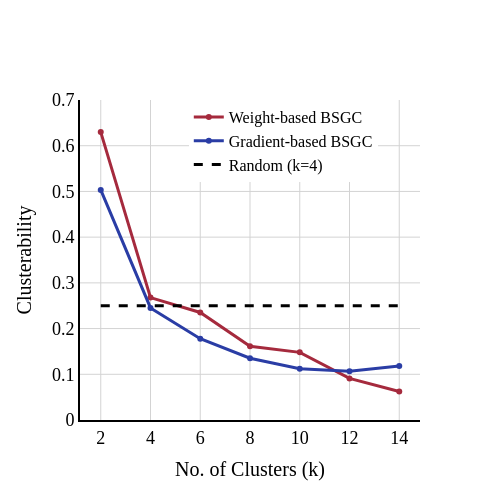

Notebook source saved alongside this figure:
### Code cell
# plot

fig = go.Figure()
fig.add_trace(go.Scatter(x=cluster_sizes, y=clusterability_scores[0], mode='lines+markers', name='Weight-based BSGC', line=dict(color='#A52A3D', width=3)))
fig.add_trace(go.Scatter(x=cluster_sizes, y=clusterability_scores[1], mode='lines+markers', name='Gradient-based BSGC', line=dict(color='#2A3DA5', width=3)))

fig.update_layout({'plot_bgcolor': 'rgba(255, 255, 255, 1)',})
fig.update_layout(
    xaxis=dict(showgrid=True, gridwidth=1, gridcolor='LightGray'),
    yaxis=dict(showgrid=True, gridwidth=1, gridcolor='LightGray'),
)
# show x and y axis ticks
fig.update_xaxes(tickvals=cluster_sizes)
fig.update_yaxes(tickvals=np.arange(0, 1.1, 0.1))
# show zero gridlines
fig.update_xaxes(showline=True, linewidth=1, linecolor='black', mirror=False)
fig.update_yaxes(showline=True, linewidth=1, linecolor='black', mirror=False)
fig.update_xaxes(title_text='No. of Clusters (k)')
fig.update_yaxes(title_text='Clusterability')
fig.update_layout(width=500, height=500, autosize=False)

# y axis from 0 to 1
fig.update_yaxes(range=[0, 0.7])

# everthing latex font (for research paper)
fig.update_layout(font=dict(family='serif', size=20, color='black'))
fig.update_xaxes(title_font=dict(family='serif', size=20, color='black'))
fig.update_yaxes(title_font=dict(family='serif', size=20, color='black'))
fig.update_xaxes(tickfont=dict(family='serif', size=18, color='black'))
fig.update_yaxes(tickfont=dict(family='serif', size=18, color='black'))
fig.update_xaxes(showline=True, linewidth=2, linecolor='black', mirror=False)
fig.update_yaxes(showline=True, linewidth=2, linecolor='black', mirror=False)
# legend font
fig.update_layout(legend=dict(font=dict(family="serif", size=16, color='black')))

# show one horizontal line at y=0.25 with label "Random model (k=4)" at legend
fig.add_trace(go.Scatter(x=[2, 14], y=[0.25, 0.25], mode='lines', name='Random (k=4)', line=dict(color='black', width=3, dash='dash')))

# show legend at the top
fig.update_layout(legend=dict(orientation='h', x=0.32, y=1))

fig.show()

### Figure 1 — Plotly figure (JSON) as saved in the notebook; plotly's stock layout.template omitted (floating-point values rounded to 4 significant figures)
{"data": [{"line": {"color": "#A52A3D", "width": 3}, "mode": "lines+markers", "name": "Weight-based BSGC", "type": "scatter", "x": [2, 4, 6, 8, 10, 12, 14], "y": [0.6298, 0.2677, 0.2353, 0.1614, 0.148, 0.09104, 0.06239]}, {"line": {"color": "#2A3DA5", "width": 3}, "mode": "lines+markers", "name": "Gradient-based BSGC", "type": "scatter", "x": [2, 4, 6, 8, 10, 12, 14], "y": [0.5033, 0.2451, 0.1777, 0.1351, 0.1122, 0.1068, 0.118]}, {"line": {"color": "black", "dash": "dash", "width": 3}, "mode": "lines", "name": "Random (k=4)", "type": "scatter", "x": [2, 14], "y": [0.25, 0.25]}], "layout": {"autosize": false, "font": {"color": "black", "family": "serif", "size": 20}, "height": 500, "legend": {"font": {"color": "black", "family": "serif", "size": 16}, "orientation": "h", "x": 0.32, "y": 1}, "plot_bgcolor": "rgba(255, 255, 255, 1)", "width": 500, "xaxis": {"gridcolor": "LightGray", "gridwidth": 1, "linecolor": "black", "linewidth": 2, "mirror": false, "showgrid": true, "showline": true, "tickfont": {"color": "black", "family": "serif", "size": 18}, "tickvals": [2, 4, 6, 8, 10, 12, 14], "title": {"font": {"color": "black", "family": "serif", "size": 20}, "text": "No. of Clusters (k)"}}, "yaxis": {"gridcolor": "LightGray", "gridwidth": 1, "linecolor": "black", "linewidth": 2, "mirror": false, "range": [0, 0.7], "showgrid": true, "showline": true, "tickfont": {"color": "black", "family": "serif", "size": 18}, "tickvals": [0, 0.1, 0.2, 0.3, 0.4, 0.5, 0.6, 0.7, 0.8, 0.9, 1], "title": {"font": {"color": "black", "family": "serif", "size": 20}, "text": "Clusterability"}}}}
